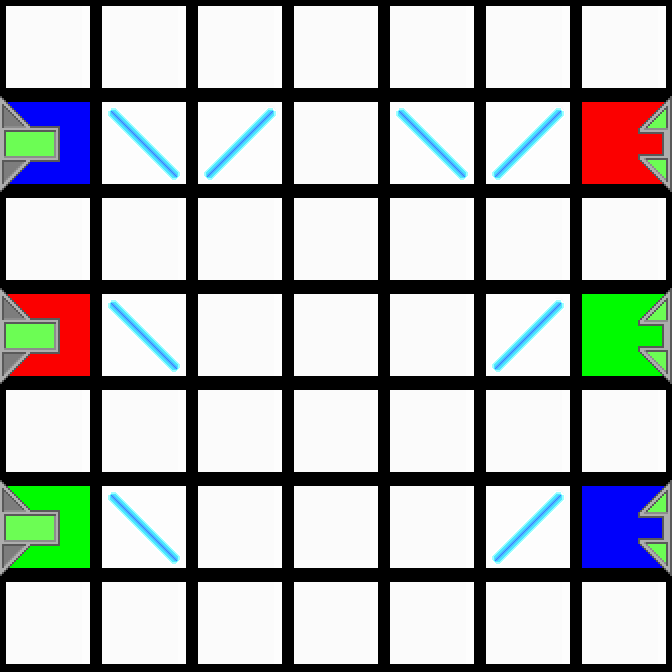

The image is a tile-based game level rendered from a .tmx file. Its description and complete source (layers, tilesets, objects, tile grids) follow:
An orthogonal 7x7 tile map with 96x96 px tiles, 2 tile layers (Colors, Tiles).

<map version="1.0" orientation="orthogonal" renderorder="right-down" width="7" height="7" tilewidth="96" tileheight="96">
 <properties>
  <property name="AvailableTiles" value="1, 2, 1, 2, 1, 1" />
 </properties>
 <tileset firstgid="1" source="../tiles.tsx" />
 <layer name="Colors" width="7" height="7">
  <data encoding="csv">
87,87,87,87,87,87,87,
83,87,87,87,87,87,81,
87,87,87,87,87,87,87,
81,87,87,87,87,87,82,
87,87,87,87,87,87,87,
82,87,87,87,87,87,83,
87,87,87,87,87,87,87
</data>
 </layer>
 <layer name="Tiles" width="7" height="7">
  <data encoding="csv">
1,1,1,1,1,1,1,
6,3,2,1,3,2,12,
1,1,1,1,1,1,1,
6,3,1,1,1,2,12,
1,1,1,1,1,1,1,
6,3,1,1,1,2,12,
1,1,1,1,1,1,1
</data>
 </layer>
</map>
